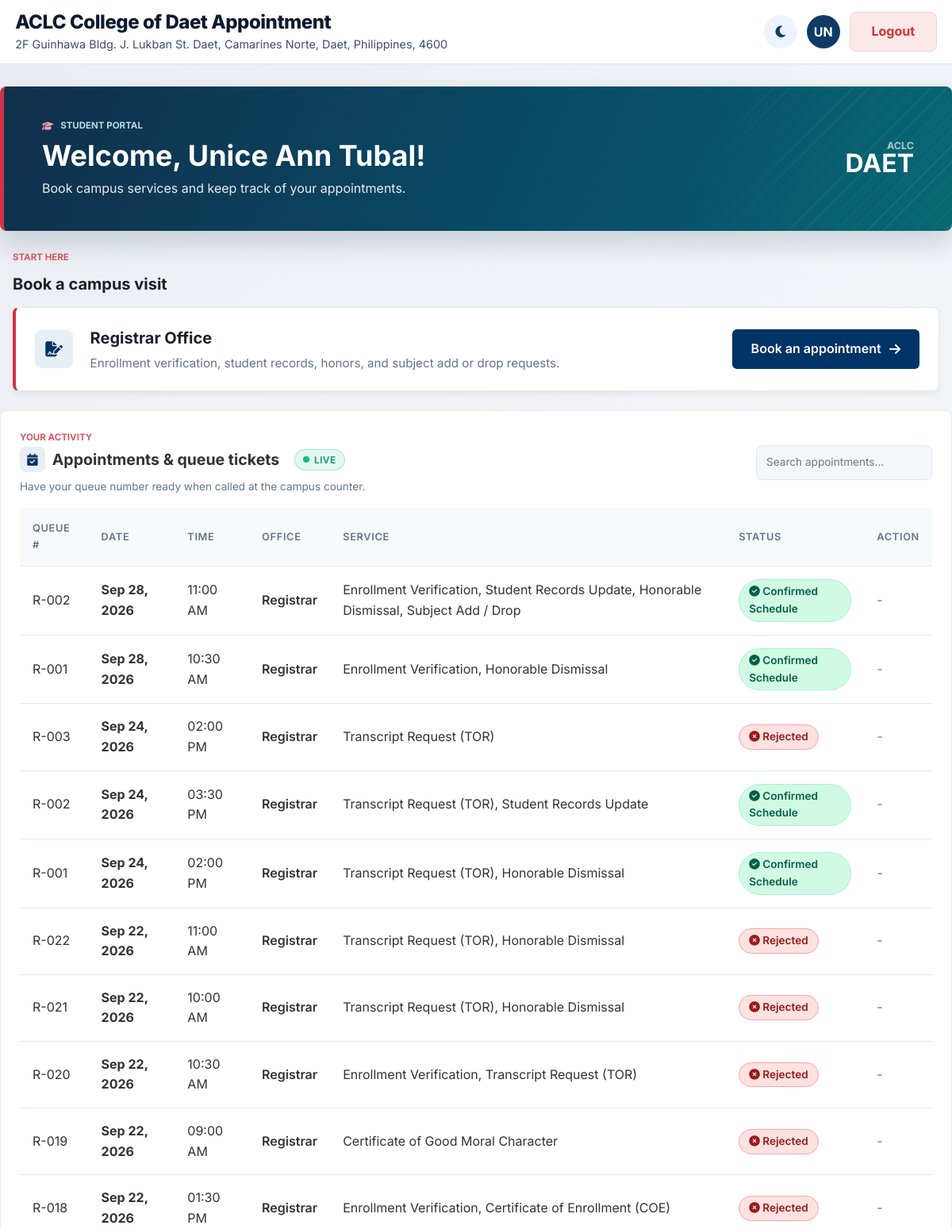
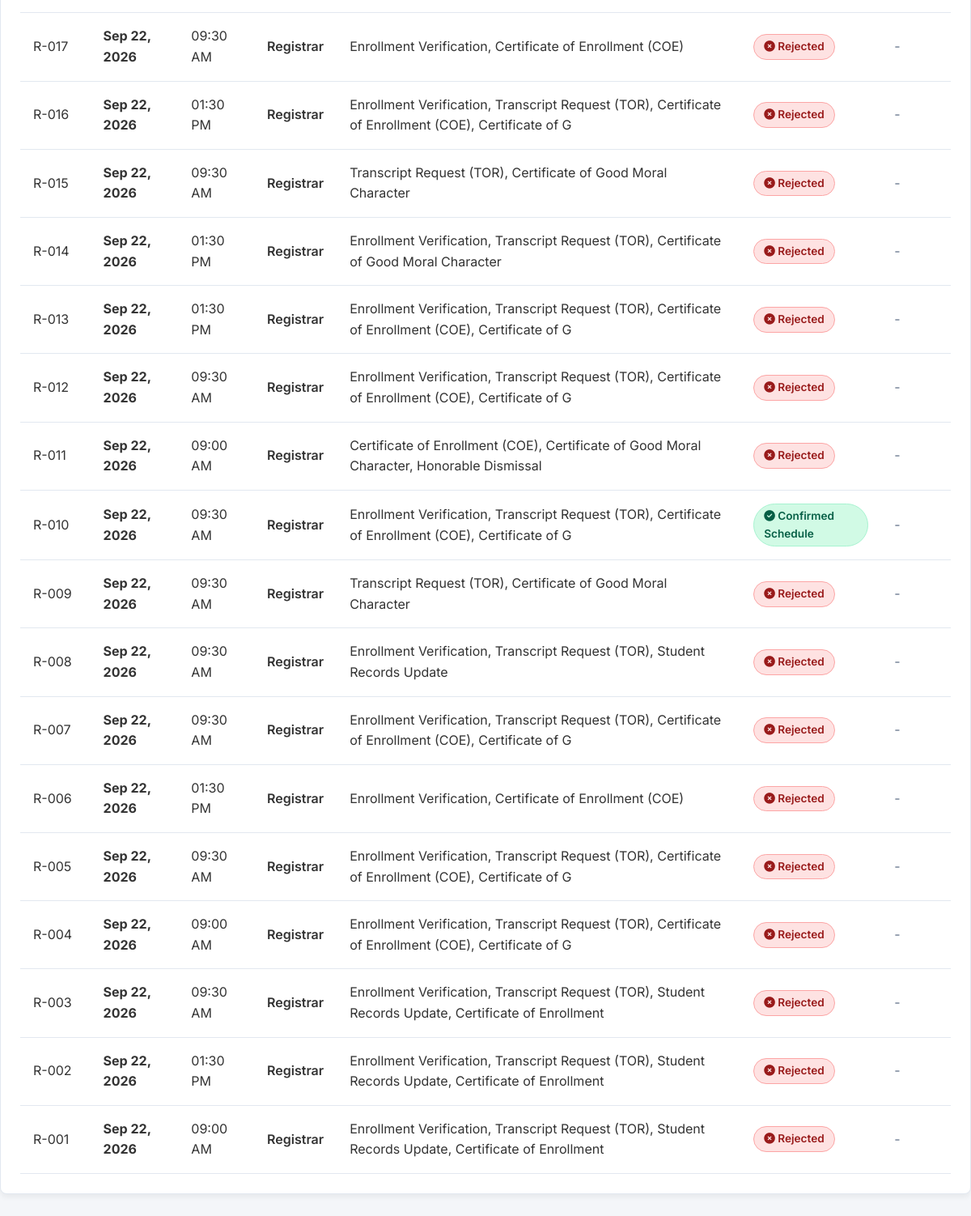
Screenshot of /homepage.php (signed in) with the database file from the repository (2 pictures, top to bottom).
### tables this page shows
CREATE TABLE `appointments` (
  `id` int(11) NOT NULL AUTO_INCREMENT,
  `slot_id` int(11) DEFAULT NULL,
  `student_id` varchar(50) NOT NULL,
  `office` varchar(50) NOT NULL,
  `service` varchar(100) NOT NULL,
  `appointment_date` date NOT NULL,
  `appointment_time` time NOT NULL,
  `status` varchar(50) NOT NULL DEFAULT 'Pending',
  `rejection_reason` text DEFAULT NULL,
  `registrar_notes` text DEFAULT NULL,
  `queue_number` varchar(20) NOT NULL DEFAULT '',
  `queue_status` varchar(30) NOT NULL DEFAULT 'Waiting',
  `called_at` datetime DEFAULT NULL,
  `created_at` timestamp NOT NULL DEFAULT current_timestamp(),
  `updated_at` timestamp NOT NULL DEFAULT current_timestamp() ON UPDATE current_timestamp(),
  `processed_at` datetime DEFAULT NULL,
  PRIMARY KEY (`id`),
  KEY `student_id` (`student_id`),
  KEY `slot_id` (`slot_id`),
  CONSTRAINT `appointments_ibfk_1` FOREIGN KEY (`student_id`) REFERENCES `users` (`student_id`)
);

### homepage.php (the view, shortened to what this page needs)
<?php
include("db.php");
$student_id = $_SESSION['user_id'];
$safe_student_id = mysqli_real_escape_string($con, $student_id);
$result = mysqli_query($con, "SELECT id, office, service, appointment_date, appointment_time, status, queue_number, queue_status FROM appointments WHERE student_id = '$safe_student_id' ORDER BY id DESC");
?>
<!DOCTYPE html>
<html lang="en">
<head>
    <link rel="stylesheet" href="https://cdnjs.cloudflare.com/ajax/libs/font-awesome/6.4.0/css/all.min.css">
    <link rel="stylesheet" href="homepage.css">
    <link rel="stylesheet" href="popup.css">
</head>
<body>
    <header class="home-header">
        <div class="school-name">
            <div class="school-text">
                <h1>ACLC College of Daet Appointment</h1>
                <p class="school-info">2F Guinhawa Bldg. J. Lukban St. Daet, Camarines Norte, Daet, Philippines, 4600</p>
            </div>
        </div>
        <div class="header-user-actions">
            <button type="button" class="theme-toggle" id="themeToggle" aria-label="Toggle dark mode">
                <i class="fas fa-moon"></i>
            </button>
            <button type="button" class="profile-trigger" id="profileTrigger" aria-label="View profile">
                <?php
                    $user_initials = strtoupper(substr(trim($_SESSION['user_name'] ?? 'Student'), 0, 2));
                    echo htmlspecialchars($user_initials);
                ?>
            </button>
            <a href="logout.php" class="logout-button">Logout</a>
        </div>
    </header>
    <section class="welcome-sec">
        <div class="welcome-copy">
            <p class="welcome-kicker"><i class="fas fa-graduation-cap" aria-hidden="true"></i> Student portal</p>
            <h2>Welcome, <?php echo htmlspecialchars($_SESSION['user_name'] ?? 'Student'); ?>!</h2>
            <p>Book campus services and keep track of your appointments.</p>
        </div>
        <div class="welcome-campus" aria-label="ACLC Daet campus">
            <span>ACLC</span>
            <strong>DAET</strong>
        </div>
    </section>
    <section class="options" id="office-options">
        <div class="section-intro">
            <p class="section-kicker">Start here</p>
            <h3>Book a campus visit</h3>
        </div>
        <div class="cards">
            <div class="card card-registrar">
                <div class="card-icon" aria-hidden="true"><i class="fas fa-file-signature"></i></div>
                <div class="card-copy">
                    <h4>Registrar Office</h4>
                    <p>Enrollment verification, student records, honors, and subject add or drop requests.</p>
                </div>
                <a href="registrar.php" class="btn">Book an appointment <i class="fas fa-arrow-right" aria-hidden="true"></i></a>
            </div>
        </div>
    </section>
    <section class="appointments" id="appointments">
        <div class="appointments-heading">
            <div>
                <p class="section-kicker">Your activity</p>
                <h3><span class="appointments-title-icon" aria-hidden="true"><i class="fas fa-calendar-check"></i></span> Appointments &amp; queue tickets
                    <span class="live-indicator" id="liveIndicator" title="Auto-refreshing every 8 seconds">
                        <span class="live-dot"></span> LIVE
                    </span>
                </h3>
                <p class="appointments-help">Have your queue number ready when called at the campus counter.</p>
            </div>
            <div class="appointment-filters" aria-label="Filter upcoming appointments">
                <input type="search" id="appointmentSearch" placeholder="Search appointments...">
            </div>
        </div>
        <table>
            <thead>
                <tr>
                    <th>Queue #</th>
                    <th>Date</th>
                    <th>Time</th>
                    <th>Office</th>
                    <th>Service</th>
                    <th>Status</th>
                    <th>Action</th>
                </tr>
            </thead>
         <tbody id="studentAppointmentsTable">
                <?php if ($result && mysqli_num_rows($result) > 0): ?>
                    <?php while ($row = mysqli_fetch_assoc($result)): ?>
                        <?php
                            $status = strtolower(trim($row['status']));
                            $statusClass = 'status-default';
                            if ($status === 'approved') {
                                $statusClass = 'status-approved';
                            } elseif ($status === 'declined' || $status === 'rejected') {
                                $statusClass = 'status-declined';
                            } elseif ($status === 'pending') {
                                $statusClass = 'status-pending';
                            } elseif ($status === 'cancelled') {
                                $statusClass = 'status-declined';
                            }
                            $q_badge_class = 'queue-badge';
                            $display_queue = !empty($row['queue_number']) ? $row['queue_number'] : ('#' . $row['id']);
                        ?>
                        <tr class="appointment-row" data-status="<?php echo htmlspecialchars($status); ?>" data-appt-id="<?php echo (int)$row['id']; ?>">
                            <td data-label="Queue #">
                                <span class="<?php echo $q_badge_class; ?>">
                                    <?php echo htmlspecialchars($display_queue); ?>
                                </span>
                            </td>
                            <td data-label="Date">
                                <strong><?php echo htmlspecialchars(date("M d, Y", strtotime($row['appointment_date']))); ?></strong>
                            </td>
                            <td data-label="Time">
                                <span><?php echo htmlspecialchars(date("h:i A", strtotime($row['appointment_time']))); ?></span>
                            </td>
                            <td data-label="Office">
                                <span style="font-weight: 600; text-transform: capitalize;">
                                    <?php echo htmlspecialchars($row['office']); ?>
                                </span>
                            </td>
                            <td data-label="Service"><?php echo htmlspecialchars($row['service']); ?></td>
                            <td data-label="Status" id="status-cell-<?php echo (int)$row['id']; ?>">
                                <?php if ($status === 'approved'): ?>
                                    <span class="status-badge status-approved"><i class="fas fa-check-circle"></i> Confirmed Schedule</span>
                                <?php elseif ($status === 'pending'): ?>
                                    <span class="status-badge status-pending"><i class="fas fa-hourglass-half"></i> Pending Review</span>
                                <?php elseif ($status === 'rejected' || $status === 'declined'): ?>
                                    <span class="status-badge status-declined"><i class="fas fa-times-circle"></i> Rejected</span>
                                <?php elseif ($status === 'cancelled'): ?>
                                    <span class="status-badge status-declined"><i class="fas fa-ban"></i> Cancelled</span>
                                <?php else: ?>
                                    <span class="status-badge <?php echo $statusClass; ?>"><?php echo htmlspecialchars($row['status']); ?></span>
                                <?php endif; ?>
                            </td>
                            <td data-label="Action">
                                <?php if ($status === 'pending'): ?>
                                    <form method="POST" action="cancel_appointment.php">
                                        <input type="hidden" name="appointment_id" value="<?php echo htmlspecialchars($row['id']); ?>">
                                        <button type="submit" class="cancel-button">Cancel</button>
                                    </form>
                                <?php else: ?>
                                    <span class="text-muted">-</span>
                                <?php endif; ?>
                            </td>
                        </tr>
                    <?php endwhile; ?>
                <?php else: ?>
                    <tr>
                        <td colspan="7">No appointments booked yet. Choose an office above to book your first slot!</td>
                    </tr>
                <?php endif; ?>
            </tbody>
        </table>
    </section>
</body>
</html>

### rows the page displays
appointments: queue_number "R-002", appointment_date "Sep 28, 2026", appointment_time "11:00 AM", office "Registrar", service "Enrollment Verification, Student Records Update, Honorable Dismissal, Subject Add / Drop", status "Approved" (drawn)
appointments: queue_number "R-001", appointment_date "Sep 28, 2026", appointment_time "10:30 AM", office "Registrar", service "Enrollment Verification, Honorable Dismissal", status "Approved" (drawn)
appointments: queue_number "R-003", appointment_date "Sep 24, 2026", appointment_time "02:00 PM", office "Registrar", service "Transcript Request (TOR)", status "Rejected" (drawn)
appointments: queue_number "R-002", appointment_date "Sep 24, 2026", appointment_time "03:30 PM", office "Registrar", service "Transcript Request (TOR), Student Records Update", status "Approved" (drawn)
appointments: queue_number "R-001", appointment_date "Sep 24, 2026", appointment_time "02:00 PM", office "Registrar", service "Transcript Request (TOR), Honorable Dismissal", status "Approved" (drawn)
appointments: queue_number "R-022", appointment_date "Sep 22, 2026", appointment_time "11:00 AM", office "Registrar", service "Transcript Request (TOR), Honorable Dismissal", status "Rejected" (drawn)
appointments: queue_number "R-021", appointment_date "Sep 22, 2026", appointment_time "10:00 AM", office "Registrar", service "Transcript Request (TOR), Honorable Dismissal", status "Rejected" (drawn)
appointments: queue_number "R-020", appointment_date "Sep 22, 2026", appointment_time "10:30 AM", office "Registrar", service "Enrollment Verification, Transcript Request (TOR)", status "Rejected" (drawn)
appointments: queue_number "R-019", appointment_date "Sep 22, 2026", appointment_time "09:00 AM", office "Registrar", service "Certificate of Good Moral Character", status "Rejected" (drawn)
appointments: queue_number "R-018", appointment_date "Sep 22, 2026", appointment_time "01:30 PM", office "Registrar", service "Enrollment Verification, Certificate of Enrollment (COE)", status "Rejected" (drawn)
appointments: queue_number "R-017", appointment_date "Sep 22, 2026", appointment_time "09:30 AM", office "Registrar", service "Enrollment Verification, Certificate of Enrollment (COE)", status "Rejected" (drawn)
appointments: queue_number "R-016", appointment_date "Sep 22, 2026", appointment_time "01:30 PM", office "Registrar", service "Enrollment Verification, Transcript Request (TOR), Certificate of Enrollment (COE), Certificate of G", status "Rejected" (drawn)
appointments: queue_number "R-015", appointment_date "Sep 22, 2026", appointment_time "09:30 AM", office "Registrar", service "Transcript Request (TOR), Certificate of Good Moral Character", status "Rejected" (drawn)
appointments: queue_number "R-014", appointment_date "Sep 22, 2026", appointment_time "01:30 PM", office "Registrar", service "Enrollment Verification, Transcript Request (TOR), Certificate of Good Moral Character", status "Rejected" (drawn)
appointments: queue_number "R-013", appointment_date "Sep 22, 2026", appointment_time "01:30 PM", office "Registrar", service "Enrollment Verification, Transcript Request (TOR), Certificate of Enrollment (COE), Certificate of G", status "Rejected" (drawn)
appointments: queue_number "R-012", appointment_date "Sep 22, 2026", appointment_time "09:30 AM", office "Registrar", service "Enrollment Verification, Transcript Request (TOR), Certificate of Enrollment (COE), Certificate of G", status "Rejected" (drawn)
appointments: queue_number "R-011", appointment_date "Sep 22, 2026", appointment_time "09:00 AM", office "Registrar", service "Certificate of Enrollment (COE), Certificate of Good Moral Character, Honorable Dismissal", status "Rejected" (drawn)
appointments: queue_number "R-010", appointment_date "Sep 22, 2026", appointment_time "09:30 AM", office "Registrar", service "Enrollment Verification, Transcript Request (TOR), Certificate of Enrollment (COE), Certificate of G", status "Approved" (drawn)
appointments: queue_number "R-009", appointment_date "Sep 22, 2026", appointment_time "09:30 AM", office "Registrar", service "Transcript Request (TOR), Certificate of Good Moral Character", status "Rejected" (drawn)
appointments: queue_number "R-008", appointment_date "Sep 22, 2026", appointment_time "09:30 AM", office "Registrar", service "Enrollment Verification, Transcript Request (TOR), Student Records Update", status "Rejected" (drawn)
appointments: queue_number "R-007", appointment_date "Sep 22, 2026", appointment_time "09:30 AM", office "Registrar", service "Enrollment Verification, Transcript Request (TOR), Certificate of Enrollment (COE), Certificate of G", status "Rejected" (drawn)
appointments: queue_number "R-006", appointment_date "Sep 22, 2026", appointment_time "01:30 PM", office "Registrar", service "Enrollment Verification, Certificate of Enrollment (COE)", status "Rejected" (drawn)
appointments: queue_number "R-005", appointment_date "Sep 22, 2026", appointment_time "09:30 AM", office "Registrar", service "Enrollment Verification, Transcript Request (TOR), Certificate of Enrollment (COE), Certificate of G", status "Rejected" (drawn)
appointments: queue_number "R-004", appointment_date "Sep 22, 2026", appointment_time "09:00 AM", office "Registrar", service "Enrollment Verification, Transcript Request (TOR), Certificate of Enrollment (COE), Certificate of G", status "Rejected" (drawn)
appointments: queue_number "R-003", appointment_date "Sep 22, 2026", appointment_time "09:30 AM", office "Registrar", service "Enrollment Verification, Transcript Request (TOR), Student Records Update, Certificate of Enrollment", status "Rejected" (drawn)
appointments: queue_number "R-002", appointment_date "Sep 22, 2026", appointment_time "01:30 PM", office "Registrar", service "Enrollment Verification, Transcript Request (TOR), Student Records Update, Certificate of Enrollment", status "Rejected" (drawn)
appointments: queue_number "R-001", appointment_date "Sep 22, 2026", appointment_time "09:00 AM", office "Registrar", service "Enrollment Verification, Transcript Request (TOR), Student Records Update, Certificate of Enrollment", status "Rejected" (drawn)

### other values shown
$user_initials "UN"
$_SESSION['user_name'] "Unice Ann Tubal"
